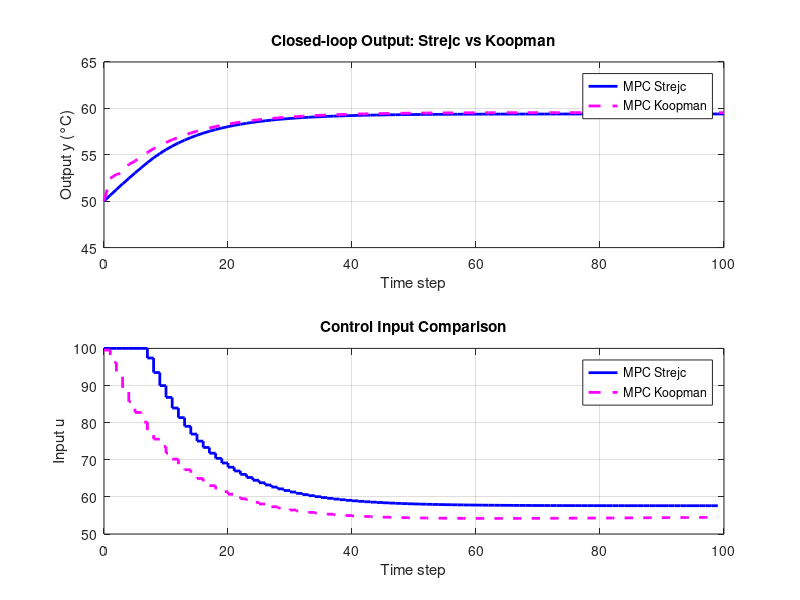

MATLAB code for this plot:
clc; clear; close all;

% Load results
load('results_koopman.mat', 'y_cl_desc', 'u_cl_desc');
y_koop = y_cl_desc(:);
u_koop = u_cl_desc(:);

load('results_strejc_to_zero.mat', 'y_cl_desc', 'u_cl_desc');
y_strejc = y_cl_desc(:);
u_strejc = u_cl_desc(:);

sim_length = length(y_koop) - 1;
time = 0:sim_length;

% Control effort (sum of absolute values)
effort_koop = sum(abs(u_koop));
effort_strejc = sum(abs(u_strejc));

% Output magnitude
y_sum_koop = sum(abs(y_koop));
y_sum_strejc = sum(abs(y_strejc));

% Optional: error to 0°C
e_koop = y_koop;  % reference = 0
e_strejc = y_strejc;

e_sum_koop = sum(abs(e_koop));
e_sum_strejc = sum(abs(e_strejc));

rmse_koop = sqrt(mean((y_koop).^2));
rmse_strejc = sqrt(mean((y_strejc).^2));

% Print comparison
fprintf('\n--- MPC Comparison ---\n');
fprintf('Sum |u|     Koopman: %.2f \t Strejc: %.2f\n', effort_koop, effort_strejc);
fprintf('Sum |y|     Koopman: %.2f \t Strejc: %.2f\n', y_sum_koop, y_sum_strejc);
fprintf('Sum |e|     Koopman: %.2f \t Strejc: %.2f\n', e_sum_koop, e_sum_strejc);

fprintf('RMSE (MPC Strejc vs 60 °C)   = %.4f\n', rmse_strejc);
fprintf('RMSE (MPC Koopman vs 60 °C)  = %.4f\n', rmse_koop);


figure;
subplot(2,1,1)
plot(time, y_strejc , 'b-', 'LineWidth', 2); hold on;
plot(time, y_koop, 'm--', 'LineWidth', 2);
xlabel('Time step'); ylabel('Output y (°C)');
legend('MPC Strejc', 'MPC Koopman');
title('Closed-loop Output: Strejc vs Koopman');
grid on;
ylim([45 65])

subplot(2,1,2)
stairs(time(1:end-1), u_strejc, 'b-', 'LineWidth', 2); hold on;
stairs(time(1:end-1), u_koop, 'm--', 'LineWidth', 2);
xlabel('Time step'); ylabel('Input u');
legend('MPC Strejc', 'MPC Koopman');
title('Control Input Comparison');
grid on;
